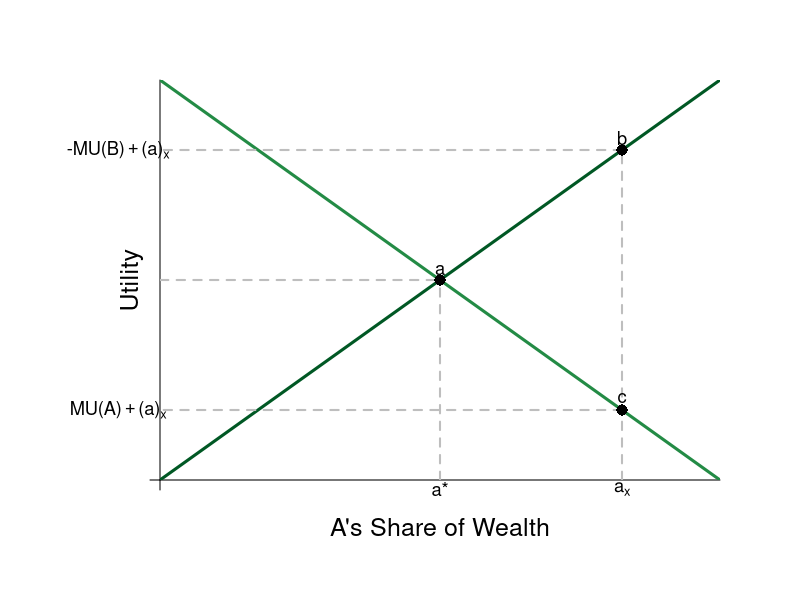

Recreate this plot in R.
#Graph Designer: Simon Halliday
#Authors: Bowles, Foley and Halliday
#Title: Coordination, Conflict and Competition: A Text in Microeconomics

library(shape)
require(shape)
pdf(file = "/Users/rileyboeth/Library/Mobile Documents/com~apple~CloudDocs/bfh textbook - backup/coordination_failures/figure4_8.pdf", width = 10, height = 8)

#Set parameters for graphics
axislabelsize <- 1.5
labelsize <- 1.1
graphlinewidth <- 3
segmentlinewidth <- 2

COL <- c("#7fc97f", "#beaed4", "#fdc086", "#ffff99", "#386cb0", "#f0027f", "#bf5b17", "#666666")
COLA <- c("#e0f3db", "#99d8c9","#66c2a4","#41ae76", "#238b45", "#005824")
COLB <- c("#4eb3d3", "#2b8cbe", "#0868ac","#084081")

#Edited the margins to cater for the larger LHS labels
par(mar =  c(6, 8, 4, 4))

#proportion of wealth functions

MUb <- function(x,y){
  x
}

MUa <- function(x,y){
  40-x
}


#Add limits on axes and levels of utility for each function 
ylims <- c(0, 40)
xlims <- c(0, 40)

npts <- 501 
x <- seq(xlims[1], xlims[2], length.out = npts)
y <- seq(ylims[1], ylims[2], length.out = npts) 

plot(0, 0, xlim = xlims, ylim = ylims, type = "n",
     xlab = expression(paste("")),
     ylab = expression(paste("")), 
     xaxt = "n", 
     yaxt = "n", 
     cex.lab = axislabelsize, 
     bty = "n", 
     xaxs="i", 
     yaxs="i"
)

#x and y limits with plain axes without ticks/numbers to match previous graph

ticksx <- seq(from = 0, to = xlims[2]+1, by = 41)
xlabels <- seq(from = 0, to = xlims[2], by = 1)
ticksy <- seq(from = 0, to = ylims[2]+1, by = 41)
ylabels <- seq(from = 0, to = ylims[2], by = 10)

axis(1,at = ticksx,  pos = 0, labels = FALSE)
axis(2,at = ticksy,  pos = 0, labels = FALSE, las = 1)

npts <- 500 
xx1 <- seq(xlims[1], xlims[2], length.out = npts)
xx2 <- seq(0, xlims[2], length.out = npts)
xx3 <- seq(xlims[1], 0, length.out = npts)
xx4 <- seq(-11, 0, length.out = npts)

#Axis labels and draw linear utility functions
mtext(expression(paste("A's Share of Wealth")), side = 1, line = 2, cex = axislabelsize)
text(-2, 0.5*ylims[2], expression(paste("Utility")), xpd = TRUE, cex = axislabelsize, srt = 90) 

lines(xx1, MUb(xx1, y), col = COLA[6], lwd = graphlinewidth)
lines(xx1, MUa(xx1, y), col = COLA[5], lwd = graphlinewidth)

#Label points on line

text(20, 20+1, expression(paste("a")), cex = labelsize)
segments(20, 0, 20, 20, lty = 2, col = "gray", lwd = segmentlinewidth)
segments(0, 20, 20, 20, lty = 2, col = "gray", lwd = segmentlinewidth)
points(20, 20, pch = 16, col = "black", cex = 1.5)

text(33, 33+1.2, expression(paste("b")), cex = labelsize)
segments(33, 33, 0, 33, lty = 2, col = "gray", lwd = segmentlinewidth)
segments(33, 0, 33, 33, lty = 2, col = "gray", lwd = segmentlinewidth)
points(33, 33, pch = 16, col = "black", cex = 1.5)

text(33, 7+1.2, expression(paste("c")), cex = labelsize)
segments(33, 7, 0, 7, lty = 2, col = "gray", lwd = segmentlinewidth)
points(33, 7, pch = 16, col = "black", cex = 1.5)


#Label relevant points on axes

text(20, -.9, expression(paste("a*")), xpd = TRUE, cex = labelsize)
text(33, -.9, expression(paste("a"[x])), xpd = TRUE, cex = labelsize)

text(-3, 33, expression(paste("-MU(B)"+"(a)"[x])),  xpd = TRUE, cex = labelsize)
text(-3, 7, expression(paste("MU(A)"+"(a)"[x])),  xpd = TRUE, cex = labelsize)

dev.off()
